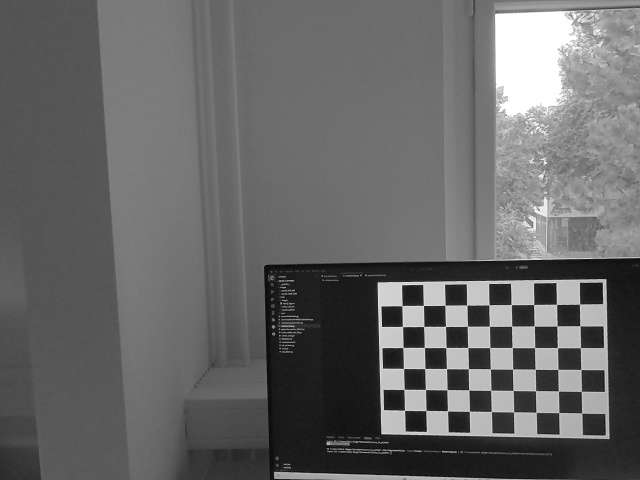
#> input picture tools/saved_from_stream/img10.jpg, 640 x 480 px; its folder holds 4 pictures in this run
$ python cameraCalibration.py
#> lines starting #> are read from the running program, lines starting #| are printed output that depends on the picture; after the words box and inside, x2 and y2 are one past the last pixel; in counts of white or black regions, pixels touching at a corner belong together
#!/usr/bin/env python

import cv2
import numpy as np
import os
import glob

# Defining the dimensions of checkerboard
CHECKERBOARD = (6,9)
criteria = (cv2.TERM_CRITERIA_EPS + cv2.TERM_CRITERIA_MAX_ITER, 30, 0.001)

# Creating vector to store vectors of 3D points for each checkerboard image
objpoints = []
# Creating vector to store vectors of 2D points for each checkerboard image
imgpoints = []


# Defining the world coordinates for 3D points
objp = np.zeros((1, CHECKERBOARD[0]*CHECKERBOARD[1], 3), np.float32)
objp[0,:,:2] = np.mgrid[0:CHECKERBOARD[0], 0:CHECKERBOARD[1]].T.reshape(-1, 2)
prev_img_shape = None

# Extracting path of individual image stored in a given directory.
# An __file__ verankert statt am Arbeitsverzeichnis: das Skript wird von überall aus gestartet, und
# ein relativer Pfad liefert dann stillschweigend eine leere Liste, statt zu scheitern.
# saved_from_stream/ ist das Ziel der 's'-Taste in tcp_receiver.py; der frühere Sammelordner images/
# ist aufgelöst, seine Aufnahmen liegen jetzt hier.
tools_dir = os.path.dirname(os.path.abspath(__file__))
images = sorted(glob.glob(os.path.join(tools_dir, 'saved_from_stream', '*.jpg')))
for fname in images:
    # imread decodes to 3 channels by default, auch wenn die Datei grau ist
    gray = cv2.imread(fname, cv2.IMREAD_GRAYSCALE)
#> gray is the input picture: shape (480, 640); min 3, max 255, mean 102.8
    img = cv2.cvtColor(gray, cv2.COLOR_GRAY2BGR)  # nur zum Anzeigen der farbigen Ecken
    # Find the chess board corners
    # If desired number of corners are found in the image then ret = true
    ret, corners = cv2.findChessboardCorners(gray, CHECKERBOARD, cv2.CALIB_CB_ADAPTIVE_THRESH+
    	cv2.CALIB_CB_FAST_CHECK+cv2.CALIB_CB_NORMALIZE_IMAGE)
#> ret = True; corners = 54 rows, first 8: [579.5, 304.1], [579.8, 325.7], [580.5, 347.6], [580.7, 369.4], [581.3, 391.4], [581.5, 413], [556.6, 304.4], [556.8, 326.1]

    """
    If desired number of corner are detected,
    we refine the pixel coordinates and display
    them on the images of checker board
    """
    if ret == True:
        objpoints.append(objp)
        # refining pixel coordinates for given 2d points.
        corners2 = cv2.cornerSubPix(gray,corners,(11,11),(-1,-1),criteria)
#> corners2 = 54 rows, first 8: [579.6, 304.1], [579.9, 325.8], [580.5, 347.6], [580.8, 369.5], [581.4, 391.4], [581.7, 413], [556.5, 304.4], [556.9, 325.9]

        imgpoints.append(corners2)

        # Draw and display the corners
        img = cv2.drawChessboardCorners(img, CHECKERBOARD, corners2,ret)
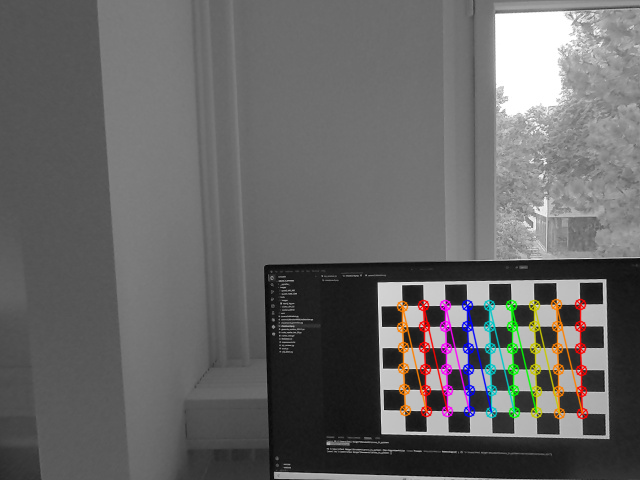
#> img: shape (480, 640, 3); 3.08% of pixels changed, all inside (x1, y1, x2, y2) = (396, 298, 589, 420)

    cv2.imshow('img',img)
    cv2.waitKey(0)
#> pass 2 of the loop `for fname in images:`:
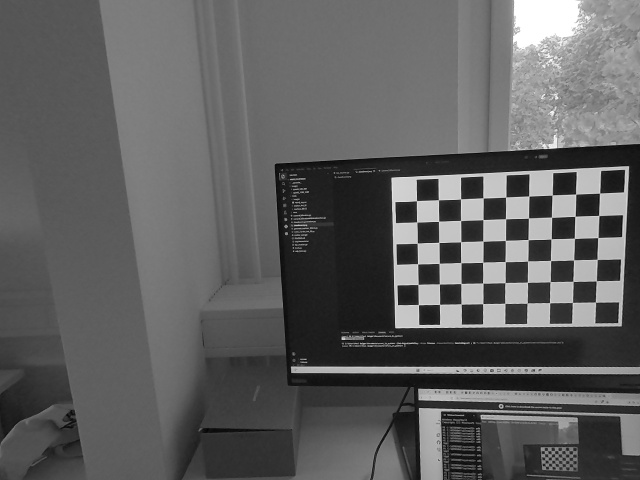
#> input picture tools/saved_from_stream/img11.jpg, 640 x 480 px
#> gray is the input picture: shape (480, 640); min 0, max 255, mean 94.8
#> corners = 54 rows, first 8: [599.5, 193.1], [598.7, 215.4], [597.8, 237.6], [597.2, 259.4], [596.3, 280.8], [595.4, 302.2], [575.7, 194.2], [574.9, 216.4]
#> corners2 = 54 rows, first 8: [599.6, 193.1], [598.7, 215.5], [597.9, 237.6], [597.1, 259.4], [596.3, 280.8], [595.5, 302.2], [575.6, 194.1], [575, 216.3]
#> `img = cv2.drawChessboardCorners(img, CHECKERBOARD, corners2,ret)`:
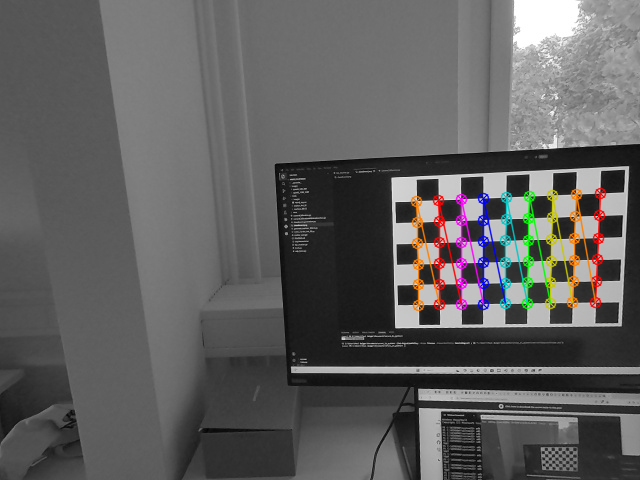
#> img: shape (480, 640, 3); 3.06% of pixels changed, all inside (x1, y1, x2, y2) = (410, 187, 607, 312)
#> pass 3 of the loop `for fname in images:`:
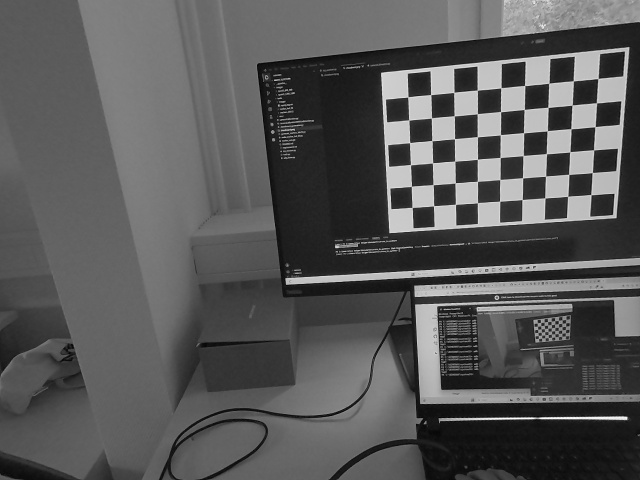
#> input picture tools/saved_from_stream/img12.jpg, 640 x 480 px
#> gray is the input picture: shape (480, 640); min 3, max 255, mean 87.7
#> corners = 54 rows, first 8: [598, 78.57], [596.5, 102.7], [595, 126.7], [593.6, 149.8], [592.3, 172.5], [590.9, 194.6], [573.4, 80.76], [572, 105]
#> corners2 = 54 rows, first 8: [597.9, 78.48], [596.5, 102.8], [595, 126.6], [593.6, 149.8], [592.3, 172.6], [590.9, 194.6], [573.3, 80.81], [572.1, 105.1]
#> `img = cv2.drawChessboardCorners(img, CHECKERBOARD, corners2,ret)`:
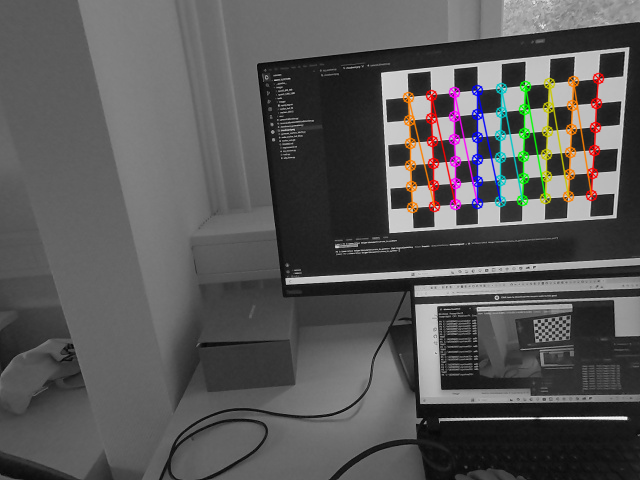
#> img: shape (480, 640, 3); 3.17% of pixels changed, all inside (x1, y1, x2, y2) = (402, 72, 605, 214)
#> the loop made 4 passes; the first 3 are shown

cv2.destroyAllWindows()

#h,w = img.shape[:2]

"""
Performing camera calibration by
passing the value of known 3D points (objpoints)
and corresponding pixel coordinates of the
detected corners (imgpoints)
"""
ret, mtx, dist, rvecs, tvecs = cv2.calibrateCamera(objpoints, imgpoints, gray.shape[::-1],None,None)

print("Camera matrix : \n")
print(mtx)
print("dist : \n")
print(dist)
print("rvecs : \n")
print(rvecs)
print("tvecs : \n")
print(tvecs)
